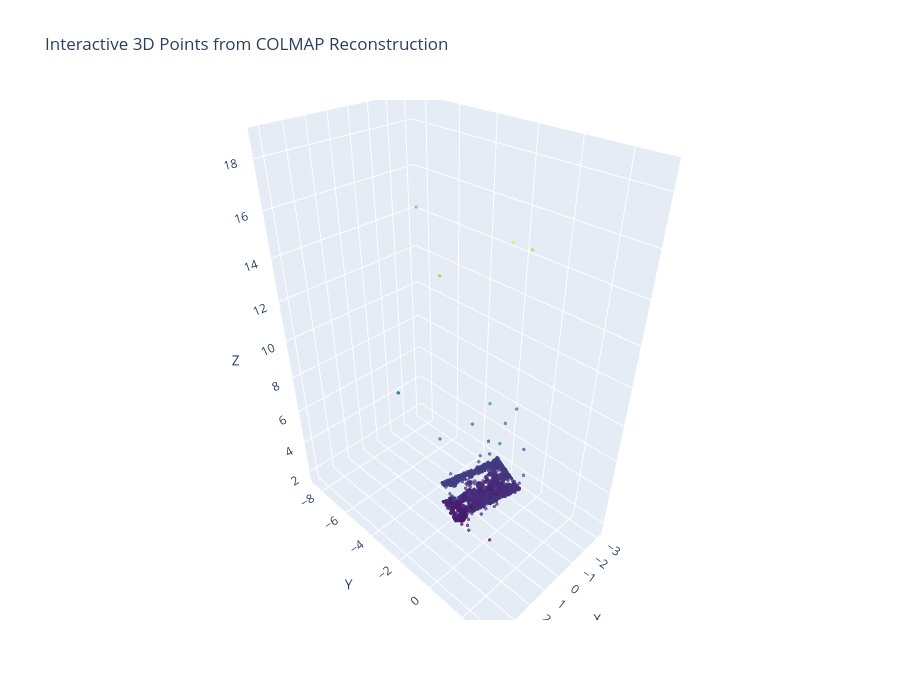

The notebook cell this image was saved under:
### Code cell
# Interactive 3D scatter plot of reconstruction points using Plotly
import plotly.graph_objs as go

# Extract 3D point coordinates (if not already extracted)
points3D = np.array([p.xyz for p in reconstruction.points3D.values()])

fig = go.Figure(data=[go.Scatter3d(
    x=points3D[:, 0],
    y=points3D[:, 1],
    z=points3D[:, 2],
    mode='markers',
    marker=dict(
        size=2,
        color=points3D[:, 2],  # Color by Z value for effect
        colorscale='Viridis',
        opacity=0.7
    )
)])

fig.update_layout(
    scene=dict(
        xaxis_title='X',
        yaxis_title='Y',
        zaxis_title='Z'
    ),
    title='Interactive 3D Points from COLMAP Reconstruction',
    width=900,
    height=700
)
fig.show()

### Figure 1 — Plotly figure (JSON) as saved in the notebook; plotly's stock layout.template omitted (floating-point values rounded to 4 significant figures; data arrays with more than 128 entries replaced by an {"elided": "..."} marker saying what was removed)
{"data": [{"marker": {"color": {"elided": "4029 float values"}, "colorscale": [[0, "#440154"], [0.1111, "#482878"], [0.2222, "#3e4989"], [0.3333, "#31688e"], [0.4444, "#26828e"], [0.5556, "#1f9e89"], [0.6667, "#35b779"], [0.7778, "#6ece58"], [0.8889, "#b5de2b"], [1, "#fde725"]], "opacity": 0.7, "size": 2}, "mode": "markers", "type": "scatter3d", "x": {"elided": "4029 float values"}, "y": {"elided": "4029 float values"}, "z": {"elided": "4029 float values"}}], "layout": {"height": 700, "scene": {"xaxis": {"title": {"text": "X"}}, "yaxis": {"title": {"text": "Y"}}, "zaxis": {"title": {"text": "Z"}}}, "title": {"text": "Interactive 3D Points from COLMAP Reconstruction"}, "width": 900}}
